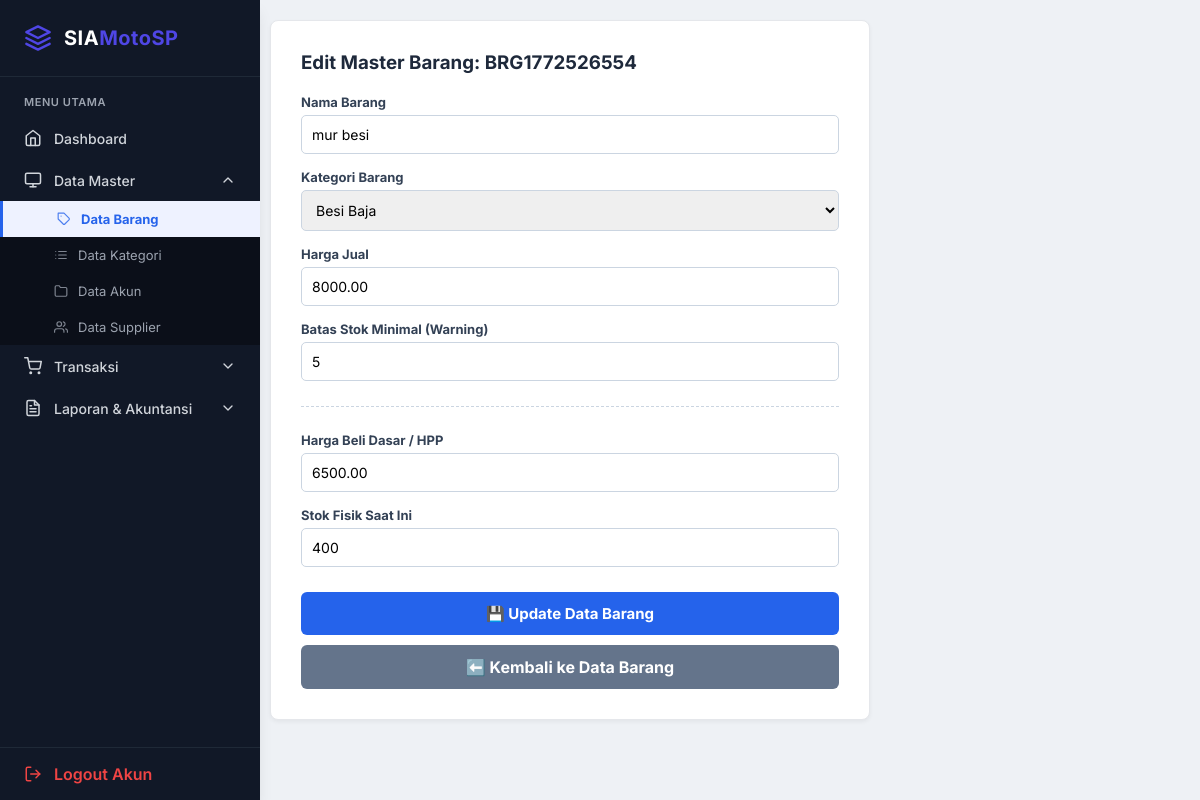
/barang_edit.php?id=2 (signed in), run on an earlier commit of the app's database.
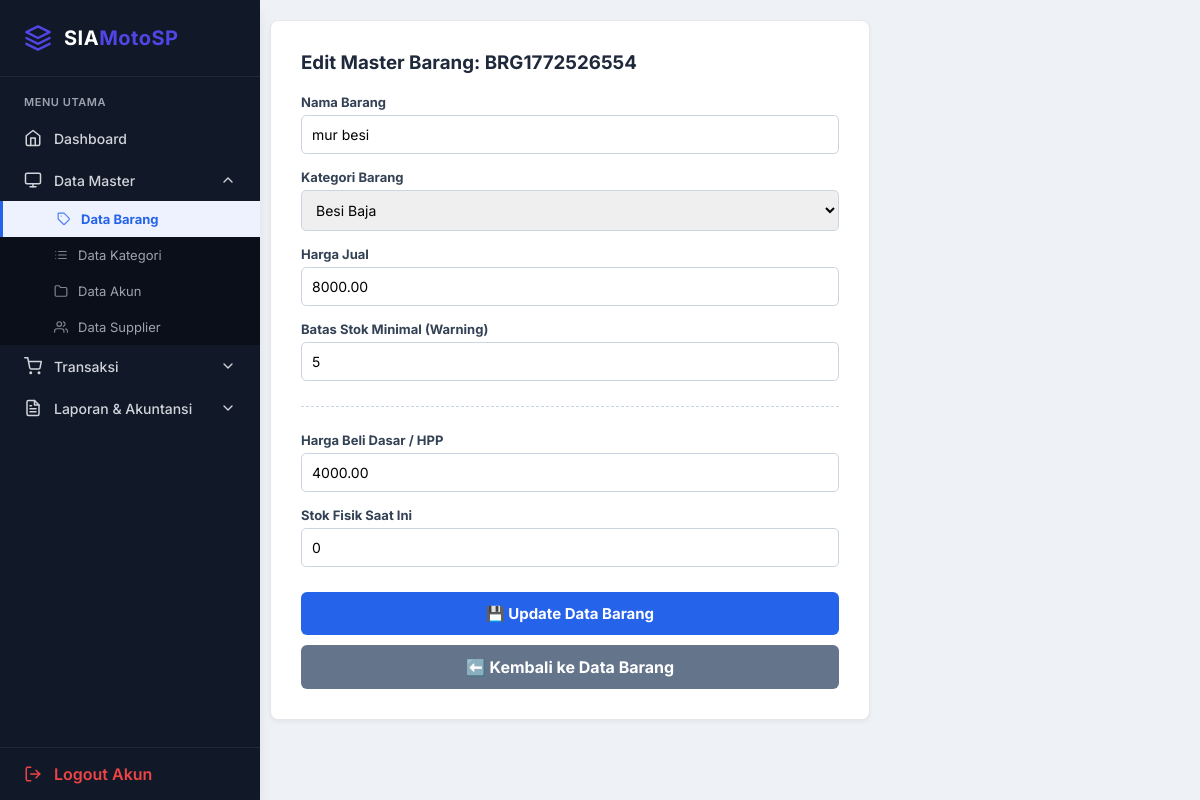
And on a later commit of the database.
### tables this page shows
CREATE TABLE `tb_barang` (
  `id` int NOT NULL,
  `kode_barang` varchar(20) DEFAULT NULL,
  `nama_barang` varchar(100) DEFAULT NULL,
  `id_kategori` int DEFAULT NULL,
  `harga_beli` decimal(15,2) DEFAULT NULL,
  `harga_jual` decimal(15,2) DEFAULT NULL,
  `stok` int DEFAULT '0',
  `harga_pokok` double NOT NULL DEFAULT '0',
  `stok_minimal` int DEFAULT '5',
  `stok_awal` int NOT NULL DEFAULT '0',
  `hpp_awal` int NOT NULL DEFAULT '0'
);

CREATE TABLE `tb_kategori` (
  `id` int NOT NULL,
  `nama_kategori` varchar(100) NOT NULL
);

### barang_edit.php (the view, shortened to what this page needs)
<?php
include "config/db.php";
$id = intval($_GET['id']);
$qBarang = mysqli_query($conn, "
    SELECT * FROM tb_barang WHERE id = $id
");
$data = mysqli_fetch_assoc($qBarang);
$qKategori = mysqli_query($conn, "
    SELECT * FROM tb_kategori ORDER BY nama_kategori ASC
");
$qCekTransaksi = mysqli_query($conn, "SELECT COUNT(id) as jml_transaksi FROM tb_kartu_stok WHERE id_barang = $id");
$jml_transaksi = mysqli_fetch_assoc($qCekTransaksi)['jml_transaksi'];
$sudah_transaksi = ($jml_transaksi > 1) ? true : false;
?>
<!DOCTYPE html>
<html>
<head>
<link rel="stylesheet" href="inc/style.css">
</head>
<body>
<?php include "sidebar.php"; ?>
<div class="content">
<div class="card">
<h3>Edit Master Barang: <?= htmlspecialchars($data['kode_barang']) ?></h3>
<form method="POST" action="barang_update.php">
    <label>Nama Barang</label>
    <input type="text" name="nama_barang" value="<?= htmlspecialchars($data['nama_barang']) ?>" required>
    <label>Kategori Barang</label>
    <select name="id_kategori" required>
        <?php while($k = mysqli_fetch_assoc($qKategori)) { ?>
            <option value="<?= $k['id'] ?>" <?= $k['id'] == $data['id_kategori'] ? 'selected' : '' ?>>
                <?= htmlspecialchars($k['nama_kategori']) ?>
            </option>
        <?php } ?>
    </select>
    <label>Harga Jual</label>
    <input type="number" name="harga_jual" value="<?= $data['harga_jual'] ?>" required>
    <label>Batas Stok Minimal (Warning)</label>
    <input type="number" name="stok_minimal" value="<?= isset($data['stok_minimal']) ? $data['stok_minimal'] : 5 ?>" required>
    <hr style="border: 0; border-top: 1px dashed #cbd5e1; margin: 25px 0;">
    <label>Harga Beli Dasar / HPP <?= $sudah_transaksi ? '🔒' : '' ?></label>
    <input type="number" name="harga_beli" value="<?= $data['harga_beli'] ?>" required <?= $sudah_transaksi ? 'readonly title="Terkunci karena sudah ada transaksi"' : '' ?>>
    <label>Stok Fisik Saat Ini <?= $sudah_transaksi ? '🔒' : '' ?></label>
    <input type="number" name="stok" value="<?= $data['stok'] ?>" <?= $sudah_transaksi ? 'readonly title="Terkunci karena sudah ada transaksi"' : '' ?>>
    <button type="submit" class="btn-update">💾 Update Data Barang</button>
</form>
<a href="data_barang.php" class="btn-back">⬅️ Kembali ke Data Barang</a>
</div>
</div>
</body>
</html>

What changed in the data, as far as the page shows it:
changed tb_barang "BRG1772526554": harga_beli "6500.00" → "4000.00"; stok "400" → "0"
